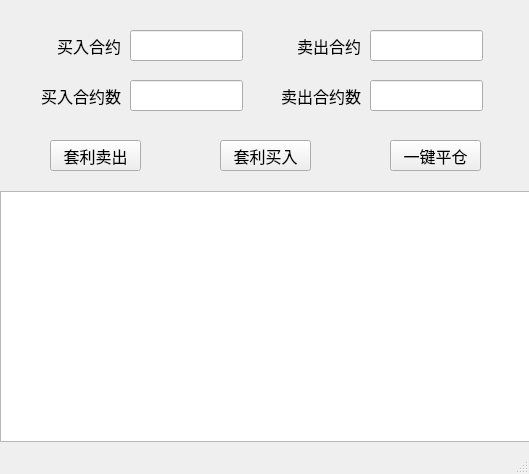
<?xml version="1.0" encoding="UTF-8"?>
<ui version="4.0">
 <class>TradeWindow</class>
 <widget class="QMainWindow" name="TradeWindow">
  <property name="geometry">
   <rect>
    <x>0</x>
    <y>0</y>
    <width>529</width>
    <height>474</height>
   </rect>
  </property>
  <property name="windowTitle">
   <string>期货套利交易模块</string>
  </property>
  <widget class="QWidget" name="centralwidget">
   <widget class="QLabel" name="BuyInstLabel">
    <property name="geometry">
     <rect>
      <x>40</x>
      <y>30</y>
      <width>81</width>
      <height>31</height>
     </rect>
    </property>
    <property name="font">
     <font>
      <family>宋体</family>
      <pointsize>12</pointsize>
     </font>
    </property>
    <property name="text">
     <string>买入合约</string>
    </property>
    <property name="alignment">
     <set>Qt::AlignRight|Qt::AlignTrailing|Qt::AlignVCenter</set>
    </property>
   </widget>
   <widget class="QLabel" name="SellInstLabel">
    <property name="geometry">
     <rect>
      <x>290</x>
      <y>30</y>
      <width>71</width>
      <height>31</height>
     </rect>
    </property>
    <property name="font">
     <font>
      <family>宋体</family>
      <pointsize>12</pointsize>
     </font>
    </property>
    <property name="text">
     <string>卖出合约</string>
    </property>
    <property name="alignment">
     <set>Qt::AlignRight|Qt::AlignTrailing|Qt::AlignVCenter</set>
    </property>
   </widget>
   <widget class="QLabel" name="BuyInstLotLabel">
    <property name="geometry">
     <rect>
      <x>30</x>
      <y>80</y>
      <width>91</width>
      <height>31</height>
     </rect>
    </property>
    <property name="font">
     <font>
      <family>宋体</family>
      <pointsize>12</pointsize>
     </font>
    </property>
    <property name="text">
     <string>买入合约数</string>
    </property>
    <property name="alignment">
     <set>Qt::AlignRight|Qt::AlignTrailing|Qt::AlignVCenter</set>
    </property>
   </widget>
   <widget class="QLabel" name="SellInstLotLabel">
    <property name="geometry">
     <rect>
      <x>270</x>
      <y>80</y>
      <width>91</width>
      <height>31</height>
     </rect>
    </property>
    <property name="font">
     <font>
      <family>宋体</family>
      <pointsize>12</pointsize>
     </font>
    </property>
    <property name="text">
     <string>卖出合约数</string>
    </property>
    <property name="alignment">
     <set>Qt::AlignRight|Qt::AlignTrailing|Qt::AlignVCenter</set>
    </property>
   </widget>
   <widget class="QLineEdit" name="BuyInstLineEdit">
    <property name="geometry">
     <rect>
      <x>130</x>
      <y>30</y>
      <width>113</width>
      <height>31</height>
     </rect>
    </property>
    <property name="text">
     <string/>
    </property>
   </widget>
   <widget class="QLineEdit" name="SellInstLineEdit">
    <property name="geometry">
     <rect>
      <x>370</x>
      <y>30</y>
      <width>113</width>
      <height>31</height>
     </rect>
    </property>
    <property name="text">
     <string/>
    </property>
   </widget>
   <widget class="QLineEdit" name="BuyInstLotLineEdit">
    <property name="geometry">
     <rect>
      <x>130</x>
      <y>80</y>
      <width>113</width>
      <height>31</height>
     </rect>
    </property>
    <property name="text">
     <string/>
    </property>
   </widget>
   <widget class="QLineEdit" name="SellInstLotLineEdit">
    <property name="geometry">
     <rect>
      <x>370</x>
      <y>80</y>
      <width>113</width>
      <height>31</height>
     </rect>
    </property>
    <property name="text">
     <string/>
    </property>
   </widget>
   <widget class="QTextBrowser" name="OutputTextBrowser">
    <property name="geometry">
     <rect>
      <x>0</x>
      <y>191</y>
      <width>531</width>
      <height>251</height>
     </rect>
    </property>
    <property name="font">
     <font>
      <family>宋体</family>
      <pointsize>12</pointsize>
     </font>
    </property>
    <property name="verticalScrollBarPolicy">
     <enum>Qt::ScrollBarAsNeeded</enum>
    </property>
    <property name="horizontalScrollBarPolicy">
     <enum>Qt::ScrollBarAsNeeded</enum>
    </property>
   </widget>
   <widget class="QPushButton" name="ArbgSellBtn">
    <property name="geometry">
     <rect>
      <x>50</x>
      <y>140</y>
      <width>91</width>
      <height>31</height>
     </rect>
    </property>
    <property name="font">
     <font>
      <family>宋体</family>
      <pointsize>12</pointsize>
     </font>
    </property>
    <property name="text">
     <string>套利卖出</string>
    </property>
   </widget>
   <widget class="QPushButton" name="ArbgBuyBtn">
    <property name="geometry">
     <rect>
      <x>220</x>
      <y>140</y>
      <width>91</width>
      <height>31</height>
     </rect>
    </property>
    <property name="font">
     <font>
      <family>宋体</family>
      <pointsize>12</pointsize>
     </font>
    </property>
    <property name="text">
     <string>套利买入</string>
    </property>
   </widget>
   <widget class="QPushButton" name="ClearPosiBtn">
    <property name="enabled">
     <bool>true</bool>
    </property>
    <property name="geometry">
     <rect>
      <x>390</x>
      <y>140</y>
      <width>91</width>
      <height>31</height>
     </rect>
    </property>
    <property name="font">
     <font>
      <family>宋体</family>
      <pointsize>12</pointsize>
     </font>
    </property>
    <property name="text">
     <string>一键平仓</string>
    </property>
   </widget>
  </widget>
  <widget class="QStatusBar" name="TradeWinStatusBar"/>
  <action name="ShowToolWinAction">
   <property name="checkable">
    <bool>true</bool>
   </property>
   <property name="checked">
    <bool>true</bool>
   </property>
   <property name="text">
    <string>模块列表</string>
   </property>
   <property name="font">
    <font>
     <family>微软雅黑</family>
     <pointsize>9</pointsize>
    </font>
   </property>
  </action>
 </widget>
 <resources/>
 <connections/>
</ui>
